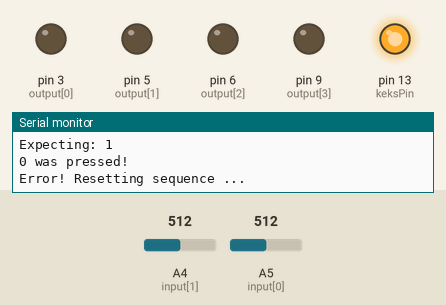
This sketch was run on a simulated Arduino Uno, built with avr-gcc and run on an emulated ATmega328P. Parts: output pins drawn as LEDs (lit = HIGH), the last lines printed to the serial monitor. The test bench sets the inputs (shaded band); at power-on: A5 (input[0]) = 512, A4 (input[1]) = 512. Random numbers use the default seed unless the sketch sets one.

Above: at 8.5 s.
8.6 s: A5 (input[0]) set to 28
At 13.7 s:
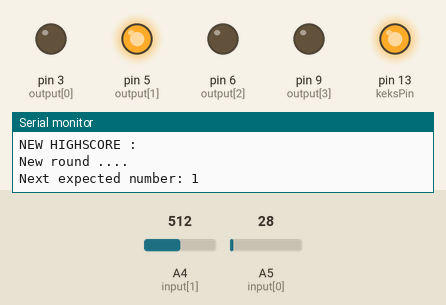
20.9 s: A5 (input[0]) set to 22
At 26.4 s:
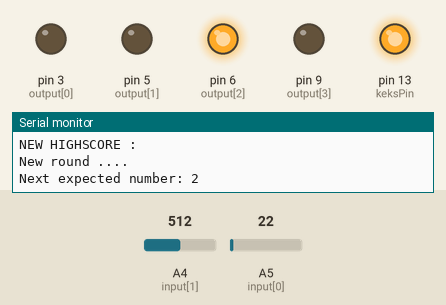
33.9 s: A5 (input[0]) set to 122
At 39.7 s:
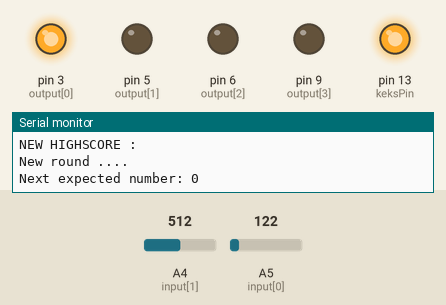
42.9 s: A5 (input[0]) set to 0
51.1 s: A5 (input[0]) set to 265
Timing chart, 0 to 59.8 s (numbered marks = the images above; inputs shaded):
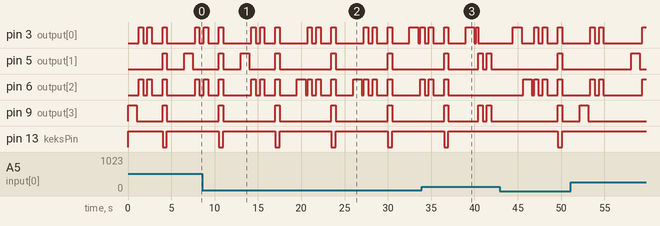

Measured:
- the behaviour switches between 26 and 25 on A5 (input[0]) (found by bisection; images 1 and 2)
- by itself, pin 5 (output[1]), pin 9 (output[3]): alternates HIGH for 0.50 s and LOW for 6.0 s
- by itself, pin 13 (keksPin): alternates HIGH for 6.0 s and LOW for 0.50 s

The sketch:

SimonSays_v1.ino
```cpp
#define MAX_SEQUENCE 255

// For each buttle, there must be an input AND an output pin!
#define MAX_BOTTLES 4

String gameMode = "simon";
int input[] = {A5,A4,A3,A2};
int output[] = {3,5,6,9};
int keksPin = 13;

int sequence[MAX_SEQUENCE] = {0};
int highscores[MAX_SEQUENCE] = {0};
int sequenceLength = 0;
int buttonState = 0;
int maxReactionTime = 1000;
int points = 0;

int treshold = 25;

int inputState[MAX_BOTTLES] = {LOW};
int outputState[MAX_BOTTLES] = {LOW};

void setup() {
 Serial.begin(9600);
 for (int i = 0; i < MAX_BOTTLES; i++) {
    pinMode(output[i], OUTPUT);
    pinMode(input[i], INPUT);
  }

  pinMode(keksPin, OUTPUT);

  digitalWrite(keksPin, HIGH);
}

void loop() {
  // blinkAction.check();

  Serial.println("New round ....");
  if(gameMode == "simon") {
    simonLoop();
  }
  if(gameMode == "reaction") {
    reactionLoop();
  }
}

void reactionLoop() {
  long randomLed = random(MAX_BOTTLES);
  digitalWrite(output[randomLed], HIGH);

  Serial.println(maxReactionTime);
  maxReactionTime = maxReactionTime-10;
  int success = verifyNextUserInput(randomLed, maxReactionTime);
  if (success == 1) {
    points++;
    resetLeds();
  } else {
    Serial.println("Error! Resetting sequence ...");
    resetLeds();
    blinkLoss();
    storeHighscore(points);
    resetReactionLoop();
  }
}

void simonLoop() {
  generateNextSequenceStep();
  displaySequence();
  int success = verifyUserInput();
  if(success == 1) {
    Serial.println("Good.");
    points++;
    blinkWin();
  } else {
    Serial.println("Error! Resetting sequence ...");
    blinkLoss();
    storeHighscore(points);
    resetSequence();
  }
  delay(2000);
}

void generateNextSequenceStep() {
    if(sequenceLength >= MAX_SEQUENCE) {
      return;
    }
    long nextSequenceNumber = random(MAX_BOTTLES);
    Serial.print("Next expected number: ");
    Serial.println(nextSequenceNumber);
    sequence[sequenceLength] = nextSequenceNumber;
    sequenceLength++;
}

int verifyUserInput() {
  for(int i = 0; i < sequenceLength; i++) {
    int expectedBottle = sequence[i];
    if(verifyNextUserInput(expectedBottle, 5000) == 0) {
      return 0;
    }
    digitalWrite(output[expectedBottle], HIGH);
    delay(200);
    digitalWrite(output[expectedBottle], LOW);
  }
  return 1;
}

int verifyNextUserInput(int expectedBottle, int maxReactionTime) {
  Serial.println("Waiting for next user input ...");
  Serial.print("Expecting: ");
  Serial.println(expectedBottle);
  Serial.flush();
  unsigned long startTime = millis();
  while(1) {
    if(millis()-startTime > maxReactionTime) {
      return 0;
    }
    for(int i = 0; i < MAX_BOTTLES; i++) {
      inputState[i] = analogRead(input[i]) > treshold ? HIGH : LOW;
      if (inputState[i] == HIGH){
        Serial.print(i);
        Serial.println(" was pressed!");
        if (i == expectedBottle) {
          return 1;
        } else {
          return 0;
        }
      }
    }
  }
}

void displaySequence() {
   for(int i = 0; i < sequenceLength; i++) {
     int bottle = sequence[i];
     digitalWrite(output[bottle], HIGH);
     delay(1000);
     digitalWrite(output[bottle], LOW);
     delay(200);
   }
}

void resetSequence() {
  sequenceLength = 0;
  points = 0;
}

void resetLeds() {
  for(int i; i < MAX_BOTTLES; i++) {
    digitalWrite(output[i], LOW);
  }
  delay(100);
}

void resetReactionLoop() {
  maxReactionTime = 1000;
  Serial.println("YOUR POINTS:");
  Serial.println(points);
  points = 0;
}

void storeHighscore(int highscore){
  int new_highscore = highscore;

  for(int i = 0; i < MAX_SEQUENCE; i++){
    int tempscore = highscores[i];
    if(highscore > tempscore){
      highscores[i] = highscore;
      tempscore = highscore;
    }
    Serial.println(highscores[i]);
  }
  if(new_highscore >= highscores[0]){
        Serial.println("NEW HIGHSCORE : " + new_highscore);
    keksOut();
  }
}

void blinkWin() {
  for(int i = 0; i < 2; i++) {
    digitalWrite(output[1], HIGH);
    digitalWrite(output[3], HIGH);
    delay(500);
    digitalWrite(output[1], LOW);
    digitalWrite(output[3], LOW);
    delay(500);
  }
}

void blinkLoss() {
  for(int i = 0; i < 2; i++) {
    digitalWrite(output[0], HIGH);
    digitalWrite(output[2], HIGH);
    delay(500);
    digitalWrite(output[0], LOW);
    digitalWrite(output[2], LOW);
    delay(500);
  }
}

void keksOut(){
  digitalWrite(output[0], HIGH);
  digitalWrite(output[1], HIGH);
  digitalWrite(output[2], HIGH);
  digitalWrite(output[3], HIGH);

  digitalWrite(keksPin, LOW);

  delay(500);
  digitalWrite(output[0], LOW);
  digitalWrite(output[1], LOW);
  digitalWrite(output[2], LOW);
  digitalWrite(output[3], LOW);

  digitalWrite(keksPin, HIGH);
}
```
